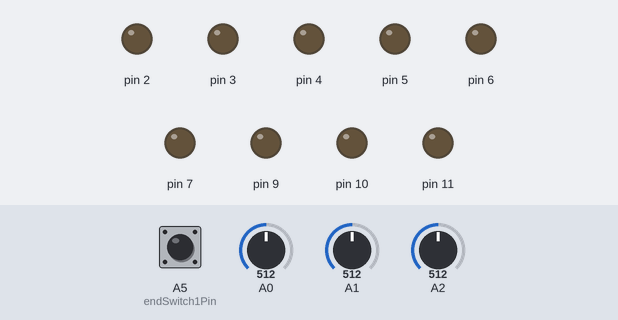
Simulated run of this sketch. Board: Arduino Nano, built with avr-gcc and run on an emulated ATmega328P. On the bench: output pins drawn as LEDs (lit = HIGH). Inputs (shaded band) come from the test bench; at power-on: A0 = 512, A1 = 512, A2 = 512, A5 (endSwitch1Pin) HIGH.

Above: at 1.2 s.
1.3 s: A0 set to 598
2.8 s: A0 set to 612
At 3.7 s:
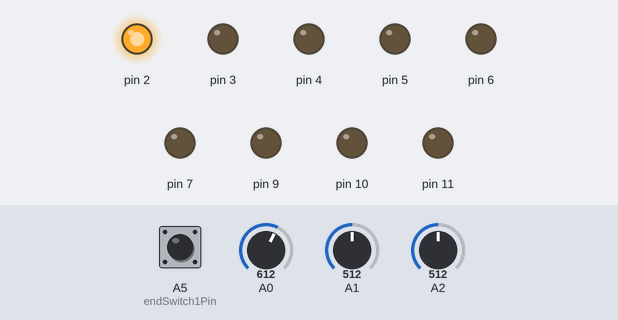
4.3 s: A1 set to 595
5.8 s: A1 set to 612
At 7.0 s:
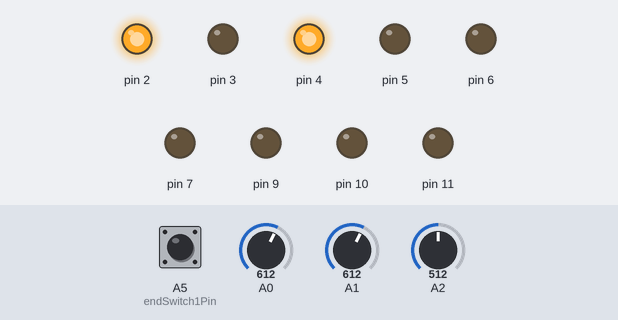
7.3 s: A2 set to 595
8.8 s: A2 set to 612
At 9.5 s:
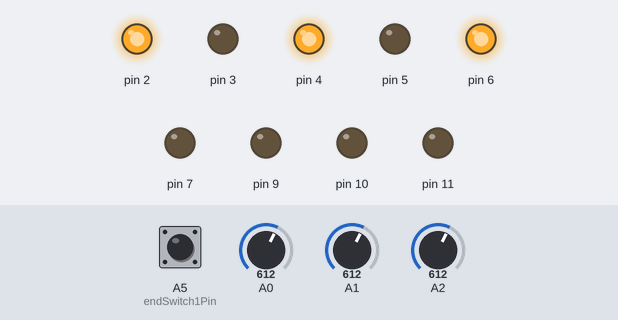
Timing chart, 0 to 11.3 s (numbered marks = the images above; inputs shaded):
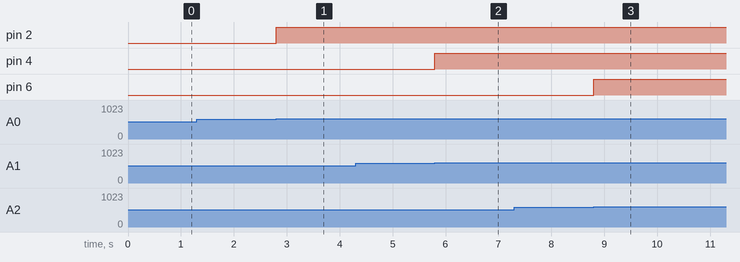

The sketch:

VlakyRizeni.ino
```cpp
const int Pot1 = A0;
const int Pot2 = A1;
const int Pot3 = A2;

const int pwmOut1 = 9;
const int pwmOut2 = 10;
const int pwmOut3 = 11;

const int negativeOutputEnable1 = 2;
const int positiveOutputEnable1 = 3;
const int negativeOutputEnable2 = 4;
const int positiveOutputEnable2 = 5;
const int negativeOutputEnable3 = 6;
const int positiveOutputEnable3 = 7;

#include "PowerControl.h"

PowerControl* powerControl1;
PowerControl* powerControl2;
PowerControl* powerControl3;

DirectionSwitchingContext switching;

void setup()
{
    switching.enablePin      = A6;
    switching.endSwitch1Pin  = A5;
    switching.endSwitch2Pin  = A4;

    powerControl1 = new PowerControl(Pot1, pwmOut1, positiveOutputEnable1, negativeOutputEnable1, nullptr);
    powerControl2 = new PowerControl(Pot2, pwmOut2, positiveOutputEnable2, negativeOutputEnable2, nullptr);
    powerControl3 = new PowerControl(Pot3, pwmOut3, positiveOutputEnable3, negativeOutputEnable3, &switching);
}

void loop()
{
    powerControl1->updateOutput();
    powerControl2->updateOutput();
    powerControl3->updateOutput();
}
```

PowerControl.h
```cpp
#pragma once

struct DirectionSwitchingContext
{
    int endSwitch1Pin;
    int endSwitch2Pin;
    int enablePin;

    bool reversed = false;
};

enum class PotState
{
    DeadZone,
    NegativeValue,
    PositiveValue,
    Unknown
};

enum class Direction
{
    Forward,
    Backward
};

class PowerControl
{
    private:
        //Editable values. Adjust variable due to HW behavioral
        const int potDeadZoneSize = 200;

    public:
        PowerControl(int potPin, int pwmOutPin, int positiveOutputEnablePin, int negativeOutputEnablePin, DirectionSwitchingContext* switchingContext);

        auto updateOutput()                             -> void;

    private:
        auto GetPotState(int analogValue)               -> PotState;
        auto TurnOffOutput()                            -> void;
        auto SetOutput(Direction direction)             -> void;
        auto SetOutputPwm(int lowInputLimit,
                          int highInputLimit,
                          int relativeValue,
                          bool inverted)                -> void;
        auto ShouldReverseDirection()                   -> bool;

        const int potPin;
        const int pwmOutPin;
        const int positiveOutputEnablePin;
        const int negativeOutputEnablePin;
        DirectionSwitchingContext* switchingContext;

        //Do not edit this
        const long analogInMaxValue      = 1023;
        const long analogInHalfValue     = analogInMaxValue / 2;

        const long potDeadZoneHalfSize   = potDeadZoneSize / 2;
        const long potDeadZoneLowerLimit = analogInHalfValue - potDeadZoneHalfSize + 1;
        const long potDeadZoneUpperLimit = analogInHalfValue + potDeadZoneHalfSize;

        const unsigned int pwmMaxOutput  = 255;

};

PowerControl::PowerControl(int potPinInst, int pwmOutPinInst, int positiveOutputEnablePinInst, int negativeOutputEnablePinInst, DirectionSwitchingContext* switchingContextInst) :
    potPin(potPinInst),
    pwmOutPin(pwmOutPinInst),
    positiveOutputEnablePin(positiveOutputEnablePinInst),
    negativeOutputEnablePin(negativeOutputEnablePinInst),
    switchingContext(switchingContextInst)
{
    pinMode(potPin,                     INPUT);
    pinMode(pwmOutPin,                  OUTPUT);
    pinMode(positiveOutputEnablePin,    OUTPUT);
    pinMode(negativeOutputEnablePin,    OUTPUT);

    if(switchingContext)
    {
        pinMode(switchingContext->endSwitch1Pin, INPUT_PULLUP);
        pinMode(switchingContext->endSwitch2Pin, INPUT_PULLUP);
        pinMode(switchingContext->enablePin,     INPUT_PULLUP);
    }
}

auto PowerControl::updateOutput() -> void
{
    auto potValue = analogRead(potPin);

    switch(GetPotState(potValue))
    {
        case PotState::DeadZone:
        {
            TurnOffOutput();
            break;
        }
        case PotState::NegativeValue:
        {
            SetOutput(ShouldReverseDirection() ? Direction::Forward : Direction::Backward);
            SetOutputPwm(0, potDeadZoneLowerLimit, potValue, true);
            break;
        }
        case PotState::PositiveValue:
        {
            SetOutput(ShouldReverseDirection() ? Direction::Backward : Direction::Forward);
            SetOutputPwm(potDeadZoneUpperLimit, analogInMaxValue, potValue, false);
            break;
        }
        default:
            break;
    }
}

auto PowerControl::GetPotState(int analogValue) -> PotState
{
    PotState retVal = PotState::Unknown;

    if ((analogValue >= potDeadZoneLowerLimit) && (analogValue <= potDeadZoneUpperLimit))
    {
        retVal = PotState::DeadZone;
    }

    if (analogValue < potDeadZoneLowerLimit)
    {
        retVal = PotState::NegativeValue;
    }

    if (analogValue > potDeadZoneUpperLimit)
    {
        retVal = PotState::PositiveValue;
    }

    return retVal;
}

auto PowerControl::TurnOffOutput() -> void
{
    analogWrite(pwmOutPin, 0);
    digitalWrite(positiveOutputEnablePin, 0);
    digitalWrite(negativeOutputEnablePin, 0);
}

auto PowerControl::SetOutput(Direction direction) -> void
{
    switch(direction)
    {
        case Direction::Forward:
        {
            digitalWrite(positiveOutputEnablePin, 0);
            digitalWrite(negativeOutputEnablePin, 1);
            break;
        }
        case Direction::Backward:
        {
            digitalWrite(negativeOutputEnablePin, 0);
            digitalWrite(positiveOutputEnablePin, 1);
            break;
        }
    }
}

auto PowerControl::SetOutputPwm(int lowInputLimit, int highInputLimit, int relativeValue, bool inverted) -> void
{
    long absoluteValue = relativeValue - lowInputLimit;
    long absoluteLimit = highInputLimit - lowInputLimit;

    unsigned long outValue = (absoluteValue * pwmMaxOutput) / absoluteLimit;
    if(inverted)
    {
        outValue = pwmMaxOutput - outValue;
    }

    analogWrite(pwmOutPin, outValue);
}

auto PowerControl::ShouldReverseDirection() -> bool
{
    if (switchingContext == nullptr)
    {
        return false;
    }

    bool switchingDisabled = digitalRead(switchingContext->enablePin);
    if (switchingDisabled)
    {
        return false;
    }

    if(switchingContext->reversed)
    {
        bool endSwitch2Active = !digitalRead(switchingContext->endSwitch2Pin);

        if(endSwitch2Active)
        {
            switchingContext->reversed = false;
            return false;
        }
        else
        {
            return true;
        }
    }
    else
    {
        bool endSwitch1Active = !digitalRead(switchingContext->endSwitch1Pin);

        if(endSwitch1Active)
        {
            switchingContext->reversed = true;
            return true;
        }
        else
        {
            return false;
        }
    }
}
```

Measured:
- the behaviour switches between 611 and 612 on A0 (found by bisection; images 0 and 1)
- the behaviour switches between 611 and 612 on A1 (found by bisection; images 1 and 2)
- the behaviour switches between 611 and 612 on A2 (found by bisection; images 2 and 3)
- after the input at 1.3 s, every drawn part: stays the same
- after the input at 2.8 s, pin 2: LOW → HIGH at once
- after the input at 4.3 s, every drawn part: stays the same
- after the input at 5.8 s, pin 4: LOW → HIGH at once
- after the input at 7.3 s, every drawn part: stays the same
- after the input at 8.8 s, pin 6: LOW → HIGH at once
